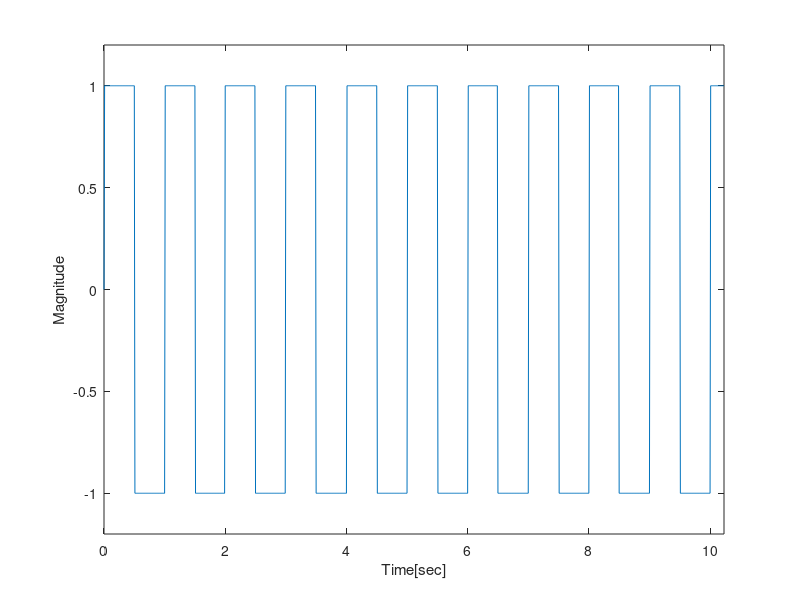

This figure's MATLAB source:
n=1024;dt=0.01;
t=(1:n)*dt-dt;
omega=2*pi*1;% [Hz]
y=sign(sin(omega*t));
plot(t,y);
xlabel('Time[sec]');
ylabel('Magnitude');
axis([0 t(end) -1.2 1.2]);
